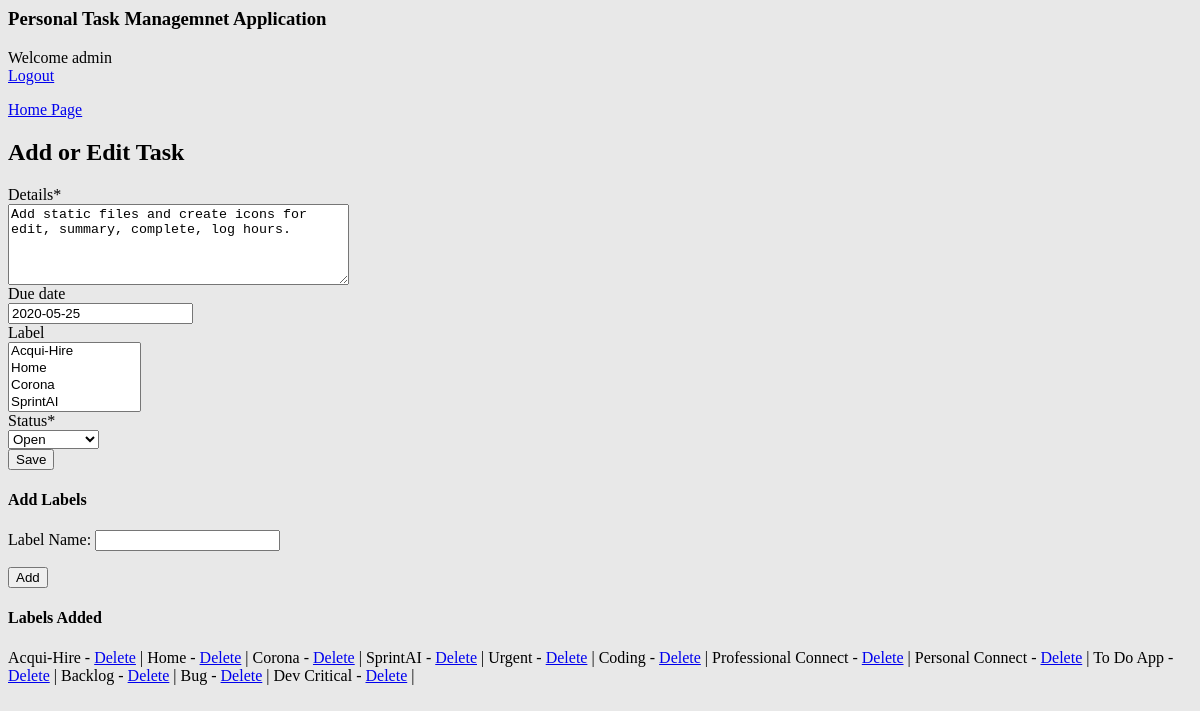
The app's page /tasks/59/edit/ (signed in), older data.
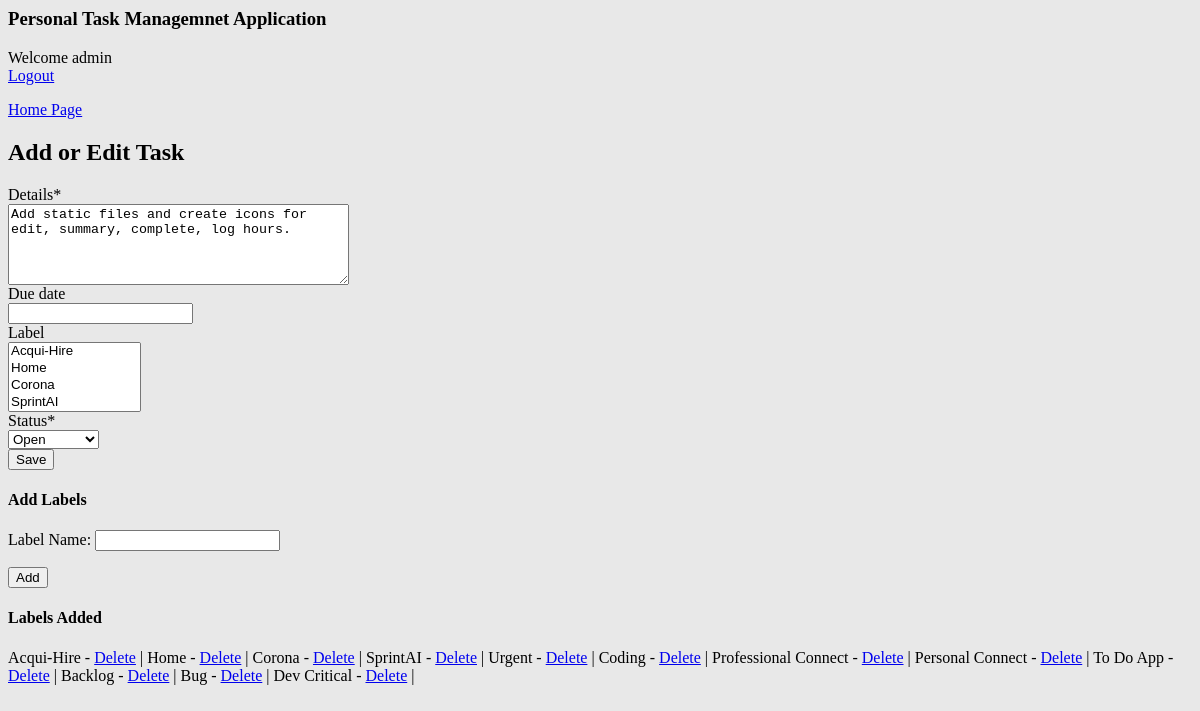
The same page, newer data.
### tasks/models.py (models this page shows, shortened)
class Tasks(models.Model):
    user = models.ForeignKey(User, on_delete = models.CASCADE, default = 1)
    details = models.CharField('Details', max_length=500)
    create_time = models.DateTimeField('Task Creation Time')
    due_date = models.DateField('Task Due Date', null=True)
    last_updated_time = models.DateTimeField('Task Last Update Time')
    completed_time = models.DateTimeField('Task Completion Time', null=True)
    order_status_master = (('Open','Open'), ('Done', 'Done'),
                          ('In Progress', 'In Progress'), ('Deleted', 'Deleted'))
    status = models.CharField(choices= order_status_master,
                              default = 'Open', max_length=100)
    category = models.CharField('Task Category', max_length=200, null = True)
    label = models.CharField('Task Label', max_length=200, null = True)

### tasks/views.py (the view)
# urls.py: path('<int:task_id>/edit/', views.task_edit, name = 'task_edit'),
def task_edit(request,
              task_id):
    login_user = request.user
    if login_user.is_authenticated:
        task = Tasks.objects.get(id = task_id)
        if request.method == 'POST':
            task_form = TaskUpdationForm(request.POST, instance = task)
            if task_form.is_valid():
                task = task_form.save(commit=False)
                task.label = task.label.split("<QuerySet [",1)[1].split("]>")[0]
                task.label = task.label.replace("<Labels: ", "").replace(">","")
                task.user = login_user
                task.last_updated_time = timezone.now()
                task.save()
                return redirect('/tasks/')
        else:
            task_form = TaskUpdationForm(instance = task)
            label_form = LabelCreationForm()
            label_list = Labels.objects.filter(status = 'Active')
            label_list = label_list.filter(user = login_user)
        return render(request, 'tasks/task_edit.html',
                      {'task_form':task_form, 'label_form':label_form, 'label_list':label_list})
    else:
        return redirect('/tasks/login')

### tasks/forms.py
class TaskUpdationForm(forms.ModelForm):
    due_date = forms.DateField(required=False)
    label_list = Labels.objects.filter(status = 'Active')
    label = forms.ModelMultipleChoiceField(queryset = label_list,
                                           widget = forms.SelectMultiple,
                                           required = False)
    class Meta:
        model = Tasks
        fields = ('details','due_date','label','status')
        widgets = {'details': Textarea(attrs={'cols': 40, 'rows': 5}),
                   'due_date': DateInput()}

class LabelCreationForm(forms.ModelForm):
    class Meta:
        model = Labels
        fields = ('name',)

### tasks/models.py (called while the page is built)
    def __str__(self):
        return self.name

### tasks/templates/tasks/task_edit.html
{% extends 'tasks/base.html' %}
{% block content %}
    <p><a href = "/tasks/">Home Page</a></p>
    <h2>Add or Edit Task</h2>
    {% load crispy_forms_tags %}
    <form method="POST" class="task-form">{% csrf_token %}
        {{task_form|crispy}}
        <button type="submit" name = "task-submission", class="save btn btn-default">Save</button>
    </form>
    <h4> Add Labels</h4>
    <form method="POST" class="label-form">{% csrf_token %}
        {{ label_form.as_p }}
        <button type="submit" name = "label-submission" class="save btn btn-default">Add</button>
    </form>
    <h4> Labels Added </h4>
    {% if label_list %}
        {% for label in label_list %}
            {{label.name}} - <a href="/tasks/{{label.id}}/label_delete_task_add_page/">Delete</a> |
        {% endfor %}
    {% else %}
        <p>There are no labels to show right now.</p>
    {% endif %}
{% endblock %}

Row changes from the older to the newer data that the page shows:
changed Tasks "Add static files and create icons for edit, summary, complete, log hours.": due_date "2020-05-25" → (not shown)
